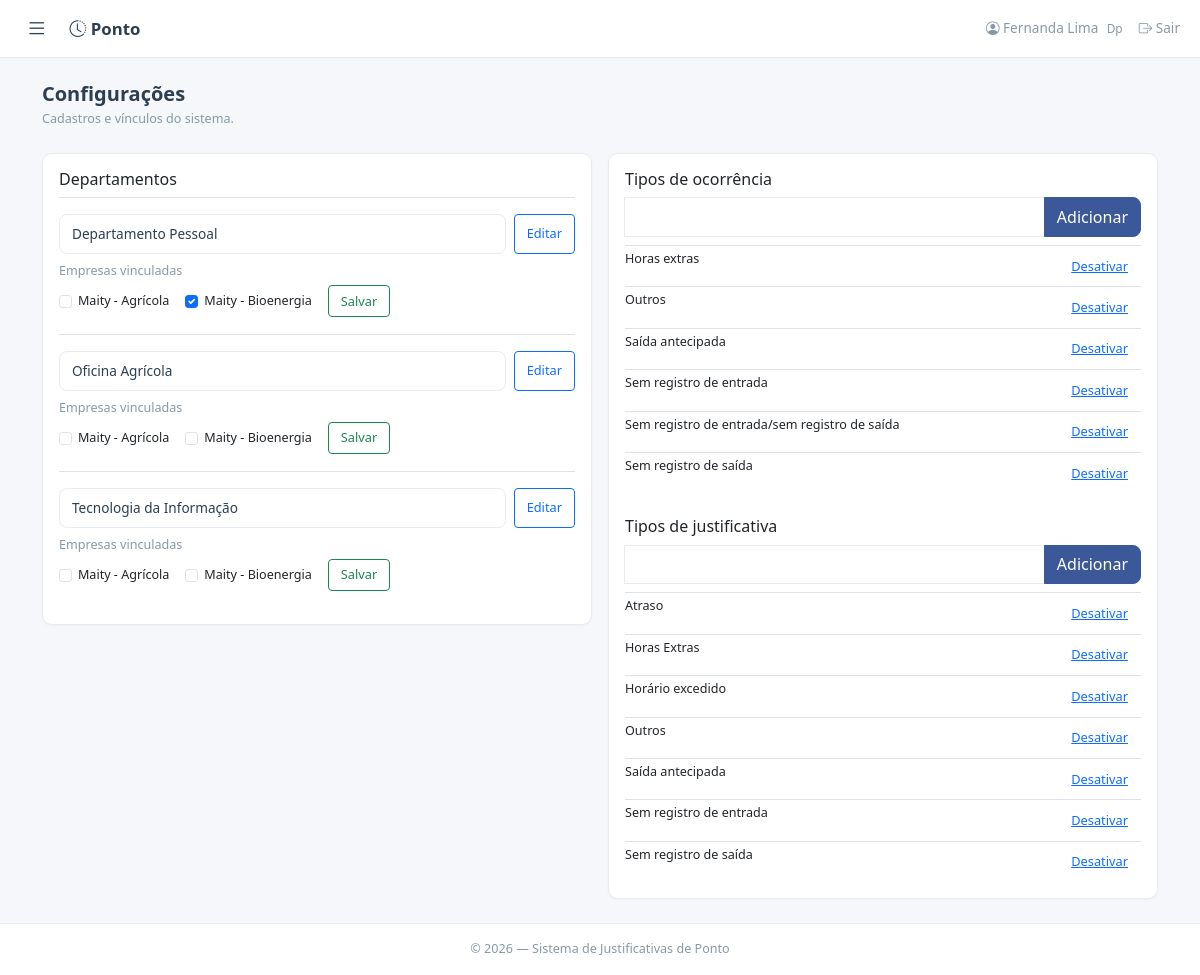
Page /configuracoes (signed in) on the committed database.
### models.py (models this page shows)
class Usuario(UserMixin, db.Model):
    __tablename__ = 'usuarios'
    id = db.Column(db.Integer, primary_key=True)
    matricula = db.Column(db.String(20), unique=True, nullable=False)
    nome = db.Column(db.String(100), nullable=False)
    email = db.Column(db.String(120), unique=True, nullable=False)
    senha_hash = db.Column(db.String(256), nullable=False)
    perfil = db.Column(db.String(40), nullable=False)
    gestor_id = db.Column(db.Integer, db.ForeignKey('usuarios.id'), nullable=True)
    area_id = db.Column(db.Integer, db.ForeignKey('areas.id'), nullable=True)
    empresa_id = db.Column(db.Integer, db.ForeignKey('empresas.id'), nullable=True)
    ativo = db.Column(db.Boolean, default=True)
    criado_em = db.Column(db.DateTime, default=lambda: datetime.now(timezone.utc))
    gestor = db.relationship('Usuario', remote_side=[id], backref='subordinados')
    area = db.relationship('Area', backref='usuarios')
    empresa = db.relationship('Empresa', backref='usuarios')
    solicitacoes = db.relationship('Solicitacao', backref='colaborador',
                                   foreign_keys='Solicitacao.colaborador_id', lazy='dynamic')
    def tem_permissao(self, chave):
        if self.perfil == 'ti':
            return True
        return UsuarioPermissao.query.filter_by(usuario_id=self.id, permissao=chave).first() is not None

class Area(db.Model):
    __tablename__ = 'areas'
    id = db.Column(db.Integer, primary_key=True)
    nome = db.Column(db.String(100), unique=True, nullable=False)
    ativo = db.Column(db.Boolean, default=True, nullable=False)
    empresas = db.relationship('Empresa', secondary='area_empresas', back_populates='areas')

class Empresa(db.Model):
    __tablename__ = 'empresas'
    id = db.Column(db.Integer, primary_key=True)
    nome = db.Column(db.String(120), unique=True, nullable=False)
    ativo = db.Column(db.Boolean, default=True, nullable=False)
    areas = db.relationship('Area', secondary='area_empresas', back_populates='empresas')

class TipoOcorrencia(db.Model):
    __tablename__ = 'tipos_ocorrencia'
    id = db.Column(db.Integer, primary_key=True)
    nome = db.Column(db.String(80), unique=True, nullable=False)
    ativo = db.Column(db.Boolean, default=True, nullable=False)

class TipoJustificativa(db.Model):
    __tablename__ = 'tipos_justificativa'
    id = db.Column(db.Integer, primary_key=True)
    nome = db.Column(db.String(80), unique=True, nullable=False)
    ativo = db.Column(db.Boolean, default=True, nullable=False)
    criado_em = db.Column(db.DateTime, default=lambda: datetime.now(timezone.utc))

### app.py (the view)
@app.route('/configuracoes')
@login_required
@perfil_requerido('dp', 'ti')
def configuracoes():
    return render_template('configuracoes.html', areas=Area.query.order_by(Area.nome).all(), empresas=Empresa.query.order_by(Empresa.nome).all(), colaboradores=Colaborador.query.order_by(Colaborador.nome).all(), tipos=TipoJustificativa.query.order_by(TipoJustificativa.nome).all(), tipos_ocorrencia=TipoOcorrencia.query.order_by(TipoOcorrencia.nome).all())

### app.py (called while the page is built)
@login_manager.user_loader
def load_user(user_id):
    return db.session.get(Usuario, int(user_id))

@app.context_processor
def inject_now():
    return {'now': datetime.now}

def perfil_requerido(*perfis):
    def decorator(f):
        @wraps(f)
        def wrapper(*args, **kwargs):
            if current_user.perfil not in perfis:
                flash('Acesso não autorizado.', 'danger')
                return redirect(request.referrer or url_for('dashboard'))
            return f(*args, **kwargs)
        return wrapper
    return decorator

### templates/configuracoes.html (shortened to what this page needs)
{% extends "base.html" %}
{% block content %}<h5 class="fw-600 mb-1">Configurações</h5><p class="text-muted small mb-4">Cadastros e vínculos do sistema.</p><div class="row g-3"><div class="col-lg-6"><div class="card card-clean"><div class="card-body"><h6>Departamentos</h6>{% for area in areas %}<div class="border-top py-3"><form method="POST" action="{{ url_for('editar_area', area_id=area.id) }}" class="d-flex gap-2 mb-2"><input type="hidden" name="csrf_token" value="{{ csrf_token() }}"><input class="form-control form-control-sm" name="nome" value="{{ area.nome }}" required maxlength="100"><button class="btn btn-sm btn-outline-primary">Editar</button></form><form method="POST" action="{{ url_for('vincular_area_empresas', area_id=area.id) }}"><input type="hidden" name="csrf_token" value="{{ csrf_token() }}"><div class="small text-muted mb-1">Empresas vinculadas</div>{% for empresa in empresas if empresa.ativo %}<label class="form-check form-check-inline small"><input class="form-check-input" type="checkbox" name="empresa_ids" value="{{ empresa.id }}" {% if empresa in area.empresas %}checked{% endif %}>{{ empresa.nome }}</label>{% endfor %}<button class="btn btn-sm btn-outline-success">Salvar</button></form></div>{% endfor %}</div></div></div><div class="col-lg-6"><div class="card card-clean"><div class="card-body"><h6>Tipos de ocorrência</h6><form method="POST" action="{{ url_for('cadastrar_ocorrencia') }}" class="input-group mb-2"><input type="hidden" name="csrf_token" value="{{ csrf_token() }}"><input class="form-control" name="nome" maxlength="80" required><button class="btn btn-primary">Adicionar</button></form>{% for item in tipos_ocorrencia if item.ativo %}<div class="d-flex justify-content-between border-top py-1 small">{{ item.nome }}<form method="POST" action="{{ url_for('alternar_ocorrencia', tipo_id=item.id) }}"><input type="hidden" name="csrf_token" value="{{ csrf_token() }}"><button class="btn btn-link btn-sm">Desativar</button></form></div>{% endfor %}<h6 class="mt-4">Tipos de justificativa</h6><form method="POST" action="{{ url_for('cadastrar_tipo') }}" class="input-group mb-2"><input type="hidden" name="csrf_token" value="{{ csrf_token() }}"><input class="form-control" name="nome" maxlength="80" required><button class="btn btn-primary">Adicionar</button></form>{% for item in tipos if item.ativo %}<div class="d-flex justify-content-between border-top py-1 small">{{ item.nome }}<form method="POST" action="{{ url_for('alternar_tipo', tipo_id=item.id) }}"><input type="hidden" name="csrf_token" value="{{ csrf_token() }}"><button class="btn btn-link btn-sm">Desativar</button></form></div>{% endfor %}</div></div></div></div>{% if current_user.perfil == 'ti' %}<div class="card card-clean mt-3"><div class="card-body"><h6>Empresas</h6>{% for empresa in empresas %}<form method="POST" action="{{ url_for('editar_empresa', empresa_id=empresa.id) }}" class="d-flex gap-2 border-top py-2"><input type="hidden" name="csrf_token" value="{{ csrf_token() }}"><input class="form-control form-control-sm" name="nome" value="{{ empresa.nome }}" required maxlength="120"><button class="btn btn-sm btn-outline-primary">Editar</button></form>{% endfor %}</div></div>{% endif %}{% endblock %}

### templates/base.html (shortened to what this page needs)
<!DOCTYPE html>
<html lang="pt-BR" data-bs-theme="light">
<head>
    <link href="{{ url_for('static', filename='css/bootstrap.min.css') }}" rel="stylesheet">
    <link href="{{ url_for('static', filename='css/bootstrap-icons.min.css') }}" rel="stylesheet">
    <link href="{{ url_for('static', filename='css/style.css') }}" rel="stylesheet">
</head>
<body class="app-layout">
{% if current_user.is_authenticated %}
<header class="topbar"><button class="sidebar-toggle" id="sidebar-toggle" type="button" aria-label="Alternar menu"><i class="bi bi-list"></i></button><a class="navbar-brand" href="{{ url_for('dashboard') }}"><i class="bi bi-clock-history"></i> Ponto</a><span class="topbar-user"><i class="bi bi-person-circle"></i> {{ current_user.nome }} <small>{{ current_user.perfil|capitalize }}</small></span><form method="POST" action="{{ url_for('logout') }}"><input type="hidden" name="csrf_token" value="{{ csrf_token() }}"><button class="nav-link text-danger border-0 bg-transparent" type="submit"><i class="bi bi-box-arrow-right"></i> Sair</button></form></header>
{% endif %}
<div class="toast-container position-fixed top-0 end-0 p-3" style="z-index:9999"></div>
<main class="app-content"><div class="container py-4">{% block content %}{% endblock %}</div></main>
<footer class="app-footer text-center text-muted small py-3">&copy; {{ now().year if now is defined else '2026' }} — Sistema de Justificativas de Ponto</footer>
</body></html>

### static/css/style.css (style rules this page uses)
:root { --color-primary: #3b5998; --color-primary-hover: #2d4373; --color-bg: #f5f7fa; --color-card: #ffffff; --color-border: #e8ecf1; --color-text: #2c3e50; --color-text-muted: #8899a6; --radius: 10px; --shadow-sm: 0 1px 3px rgba(0, 0, 0, 0.04); --shadow-md: 0 4px 16px rgba(0, 0, 0, 0.06); --transition: all 0.2s ease; }
* { box-sizing: border-box; }
body { font-family: 'Segoe UI', -apple-system, BlinkMacSystemFont, Roboto, 'Helvetica Neue', Arial, sans-serif; background-color: var(--color-bg); color: var(--color-text); font-size: 0.9rem; min-height: 100vh; display: flex; flex-direction: column; }
main { flex: 1; }
a { color: var(--color-primary); }
.text-muted { color: var(--color-text-muted) !important; }
.fw-600 { font-weight: 600; }
.app-layout { display:grid; grid-template-columns:240px 1fr; grid-template-rows:58px 1fr auto; min-height:100vh; }
.topbar { grid-column:1/-1; display:flex; align-items:center; gap:1rem; padding:.65rem 1.25rem; background:var(--color-card); border-bottom:1px solid var(--color-border); z-index:10; }
.sidebar-toggle { border:0; background:transparent; font-size:1.35rem; color:var(--color-text); }
.topbar .navbar-brand { color:var(--color-text); text-decoration:none; font-weight:600; }
.topbar-user { margin-left:auto; font-size:.85rem; color:var(--color-text-muted); }
.topbar-user small { margin-left:.3rem; }
.app-content { grid-column:2; min-width:0; }
.app-footer { grid-column:2; }
.app-layout.sidebar-collapsed { grid-template-columns:0 1fr; }
.navbar-brand { font-weight: 600; font-size: 1.05rem; color: var(--color-text) !important; }
.nav-link { font-size: 0.85rem; color: var(--color-text-muted) !important; transition: var(--transition); }
.card-clean { background: var(--color-card); border: 1px solid var(--color-border); border-radius: var(--radius); box-shadow: var(--shadow-sm); transition: var(--transition); }
.btn-primary { background-color: var(--color-primary); border-color: var(--color-primary); font-weight: 500; border-radius: 8px; transition: var(--transition); }
.btn-sm { font-size: 0.8rem; padding: 0.35rem 0.75rem; }
.form-control, .form-select { border: 1px solid var(--color-border); border-radius: 8px; font-size: 0.85rem; padding: 0.55rem 0.75rem; transition: var(--transition); color: var(--color-text); }
.input-group .form-control { border-radius: 0 8px 8px 0; }
footer { border-top: 1px solid var(--color-border); background: var(--color-card); }

### rows in the picture
Usuario: nome "Fernanda Lima", perfil "Dp"
Area: nome "Departamento Pessoal"
Empresa: nome "Maity - Agrícola"
Empresa: nome "Maity - Bioenergia"
Area: nome "Oficina Agrícola"
Area: nome "Tecnologia da Informação"
TipoOcorrencia: nome "Horas extras"
TipoOcorrencia: nome "Outros"
TipoOcorrencia: nome "Saída antecipada"
TipoOcorrencia: nome "Sem registro de entrada"
TipoOcorrencia: nome "Sem registro de entrada/sem registro de saída"
TipoOcorrencia: nome "Sem registro de saída"
TipoJustificativa: nome "Atraso"
TipoJustificativa: nome "Horas Extras"
TipoJustificativa: nome "Horário excedido"
TipoJustificativa: nome "Outros"
TipoJustificativa: nome "Saída antecipada"
TipoJustificativa: nome "Sem registro de entrada"
TipoJustificativa: nome "Sem registro de saída"
